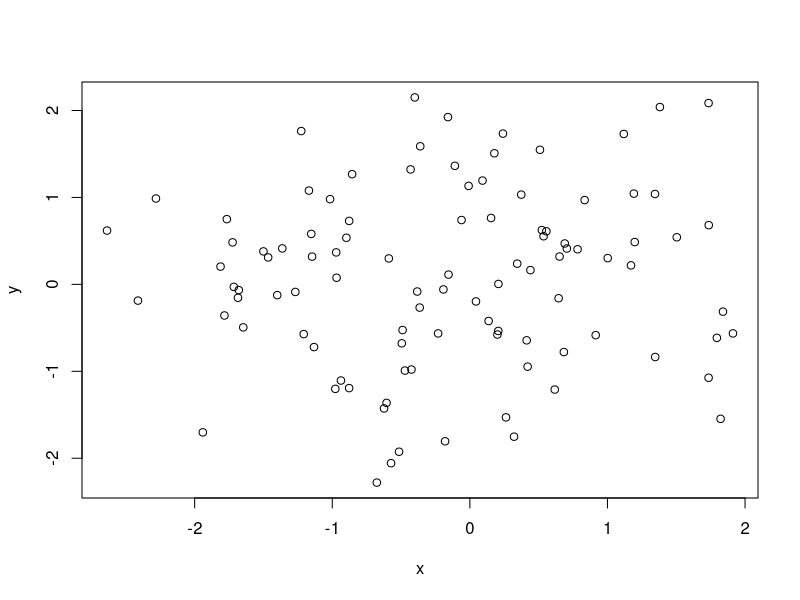
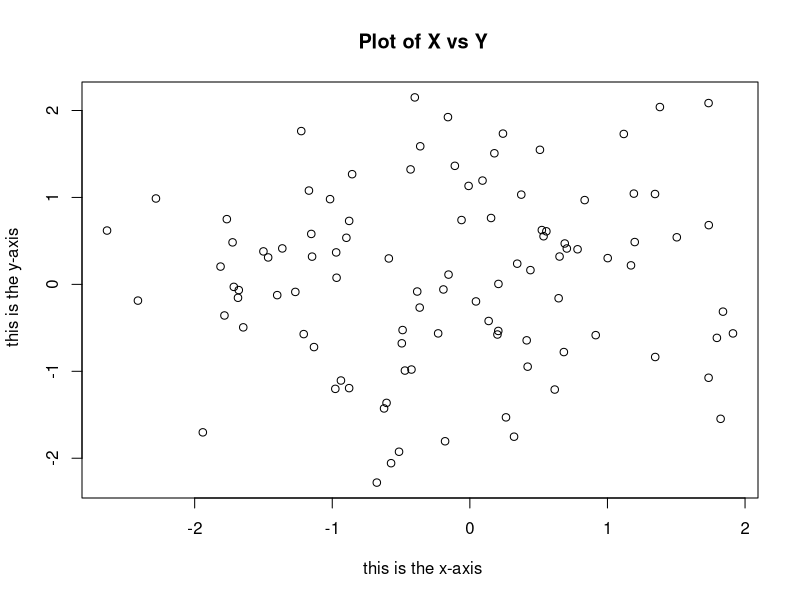
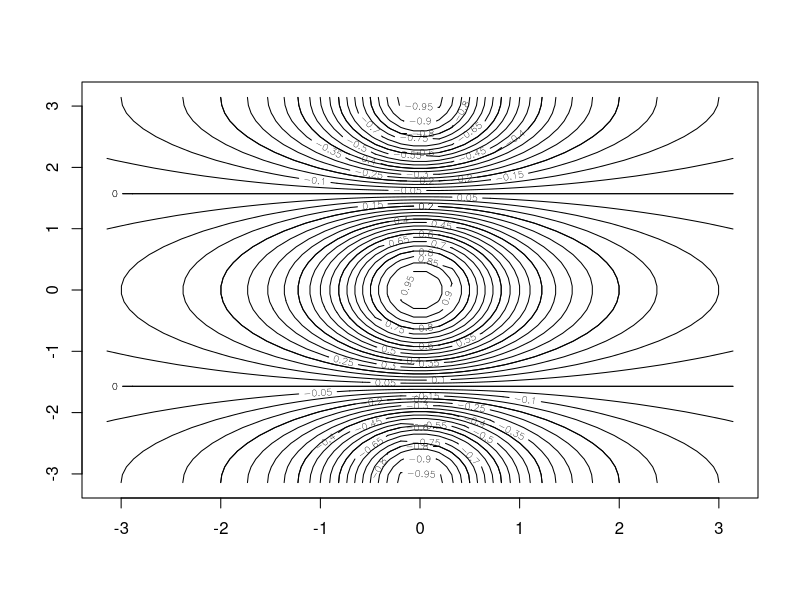
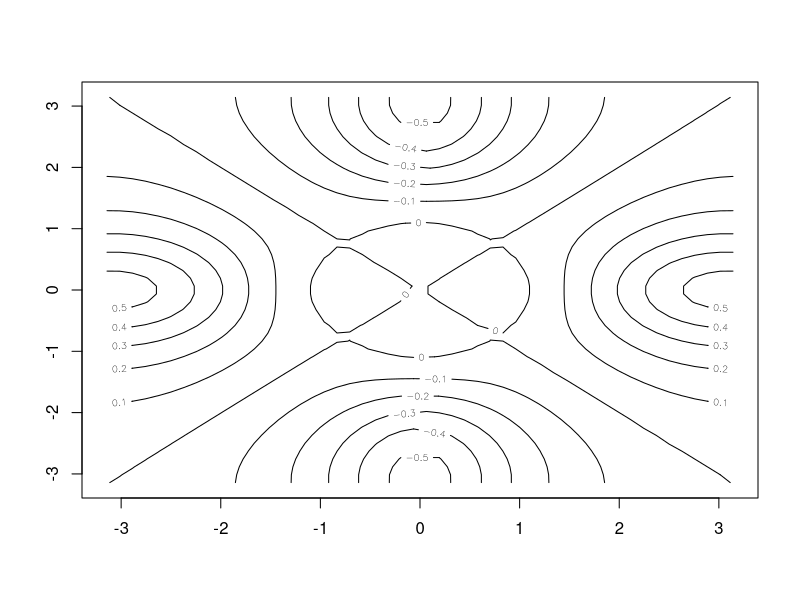
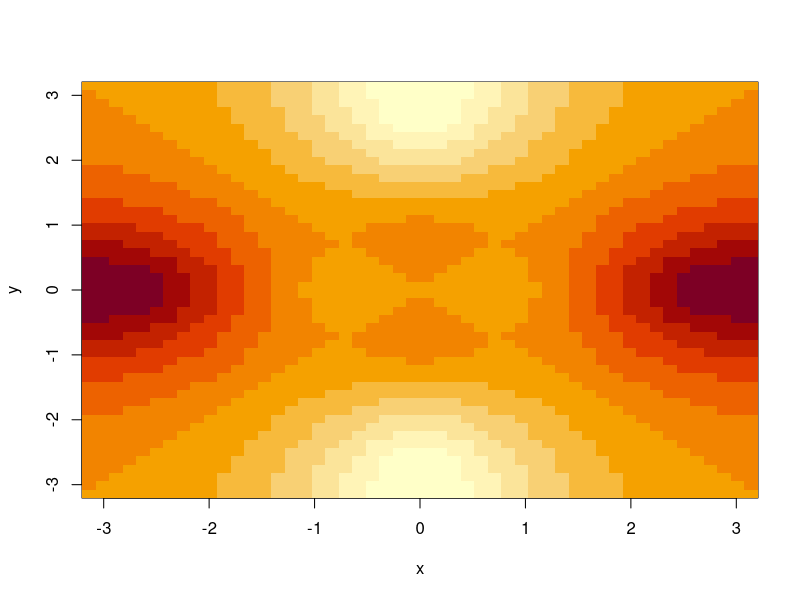
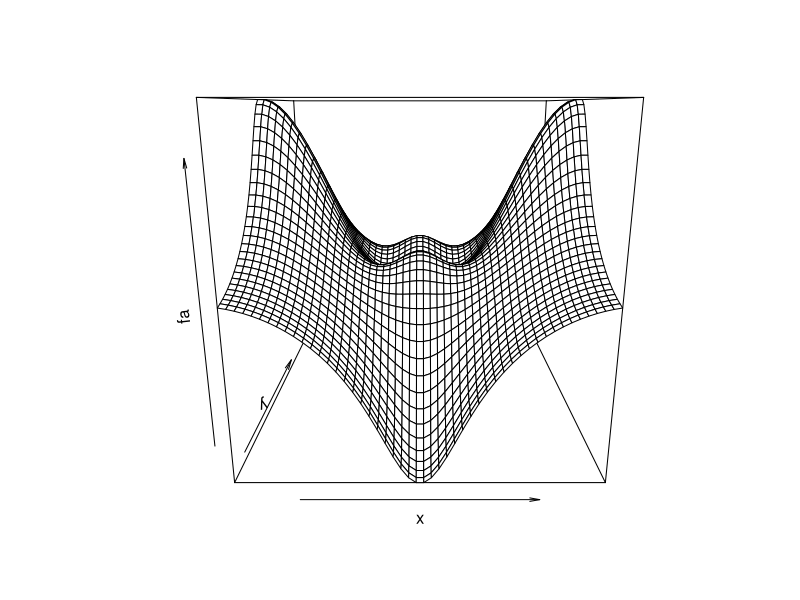
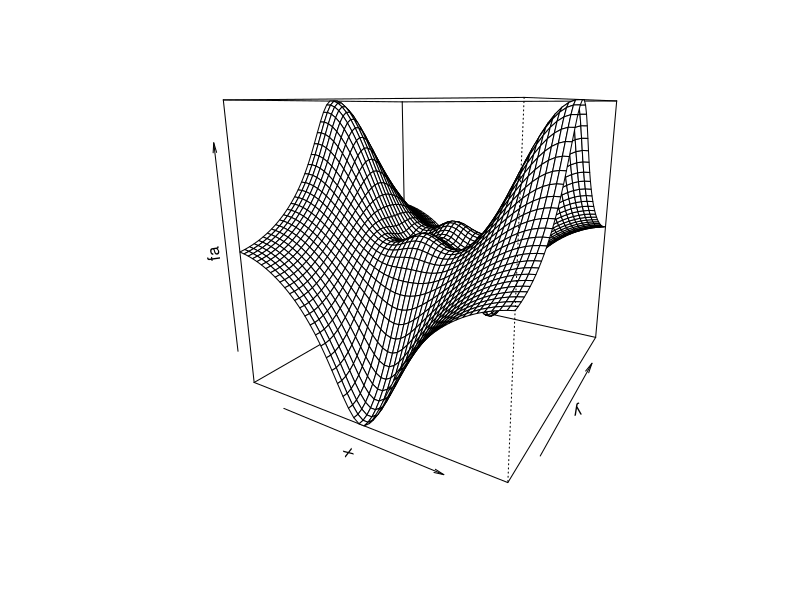
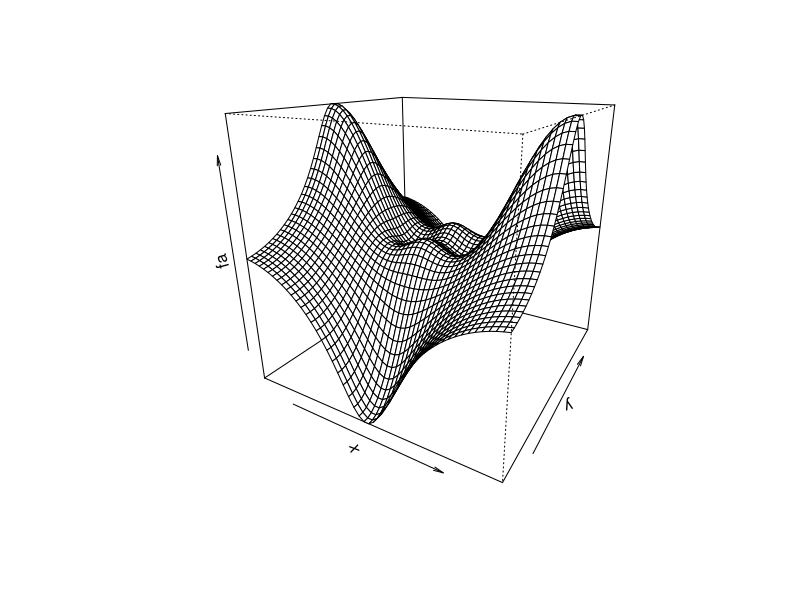

Reproduce these figures in R, in order.
#----------------------------------------------------#
# Book: An Introduction to Statstical Learning
# Chap: Introduction - Graphics
#
# Author: Kelly Chan
# Date: Mar 28 2014
#----------------------------------------------------#

setwd('G:/rFiles/An_Introduction_to_Statistical_Learning')

#----------------------------------------------------#
# plot

x=rnorm (100)
y=rnorm (100)
plot(x,y)
plot(x,y,
     xlab=" this is the x-axis",
     ylab=" this is the y-axis",
     main=" Plot of X vs Y")

#----------------------------------------------------#
# save images

pdf ("outputs/Figure.pdf")
plot(x,y,col =" green ")
dev.off ()

#----------------------------------------------------#
# contour

x=seq (1 ,10)
x=1:10
x=seq(-pi ,pi ,length =50)
x
y=x
f=outer(x,y,function(x,y) cos(y)/(1+x^2))
f

contour (x,y,f)
contour (x,y,f,nlevels =45, add=T)

#----------------------------------------------------#
# persp

fa=(f-t(f))/2
contour (x,y,fa,nlevels =15)


image(x,y,fa)
persp(x,y,fa)
persp(x,y,fa ,theta =30)
persp(x,y,fa ,theta =30, phi =20)
persp(x,y,fa ,theta =30, phi =70)
persp(x,y,fa ,theta =30, phi =40)
